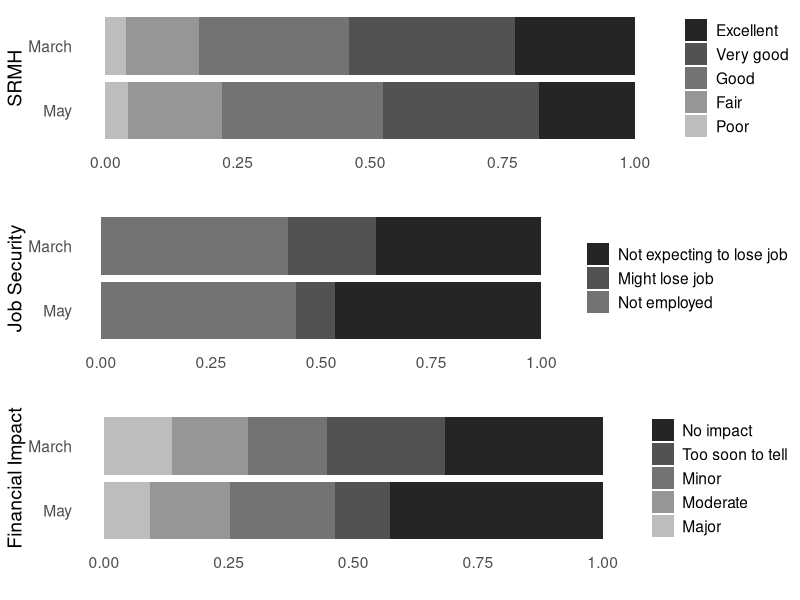

R code for this plot:
# library(tidypredict)
library(tidyverse) # data manipulation, plotting, and pipe operator ( %>% )
library(ggthemes) # for the Edward Tufte theme
library(readxl)
library(RColorBrewer) # color palette
library(cowplot) # arranging plots into a single plot
library(forcats) # Rearranging variables to proper order

# Load Data
raw_data_descriptive <- readxl::read_xlsx('00_data/Descriptives for 3 variables.xlsx')

# Define color palette ----
# Create a color table so colors can be assigned to each variable consistently 
color_table <- tibble(
    response = c('Excellent','Very good','Good','Fair','Poor','No impact','Too soon to tell','Minor',
                 'Moderate','Major','Not expecting to lose job','Might lose job','Not employed' 
    ),
    Color = c("#252525","#525252","#737373","#969696","#BDBDBD","#252525","#525252","#737373","#252525","#525252","#737373","#969696","#BDBDBD")
)

# Unpivot data so W1 and W2 columns are stacked on top of each other
descriptive_tidy <- raw_data_descriptive %>% 
    # Rename column headers
    rename(March = w1,
           May = w2
    ) %>% 
    # Turn dataframe from wide to long (unpivot)
    pivot_longer(
        cols = March:May,
        names_to='period'
    ) %>% 
    # Turn to factor and set levels so they appear properly in visuals
    mutate(
        response = factor(response, levels = color_table$response)
    )


# Create a plotting function ----
descriptive_plot_function <- function(data = descriptive_tidy ,
                                      metric,
                                      xlab){
    
    plot <- data %>% 
        filter(metric == !!metric) %>%
        # arrange(value) %>% 
        ggplot(aes(x = fct_rev(period), y = value, fill = response)) + 
        
        # Geometries
        geom_bar(stat="identity") + 
        
        # Formatting
        coord_flip() +
        labs(
            y = '',
            x = xlab#,           # comment this line for horizontal labels
            # x = '',           # uncomment this line for horizontal labels
            # subtitle = xlab   # uncomment this line for horizontal labels
        ) +
        theme_minimal() +
        
        # # Change color to greyscale
        scale_fill_manual(values = color_table$Color) +
    
        # Customize theme some more
        theme(
            panel.grid = element_blank(),
            legend.title = element_blank(),
            legend.position = "right",
            # legend.text=element_text(size=10)
            text = element_text(size = 14)
        )
    
    return(plot)
}

# Testing function ----
# data <- descriptive_tidy
# metric <- 'Job security'
# xlab <- 'SRMH'
# 
# descriptive_plot_function(data = data, metric = metric, xlab = xlab)



# Create final plot ----
p1 <- descriptive_plot_function(data = descriptive_tidy, metric = 'SRMH', xlab = 'SRMH')
p2 <- descriptive_plot_function(data = descriptive_tidy, metric = 'Financial impact', xlab = 'Financial Impact')
p3 <- descriptive_plot_function(data = descriptive_tidy,metric = 'Job security', xlab = 'Job Security')

# Arrange plots into single column
combined_descriptive <- cowplot::plot_grid(p1, p3, p2, 
                   ncol = 1, nrow =3)

ggsave('02_images/descriptive_combined.png', combined_descriptive, dpi = 300, height=7, width = 8)
